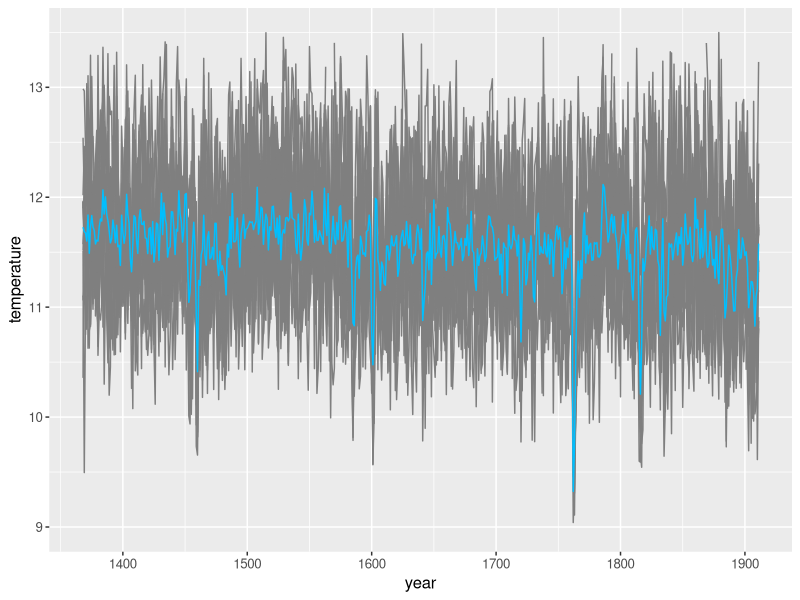

Here is the R script that generated this plot:

#Data1 Hong Kong
#Data2 Shanghai
#Data3 Beijing

Data1 <- read.csv("./a1.csv", row.names=1)
Data2 <- read.csv("./a2.csv", row.names=1)
Data3 <- read.csv("./a3.csv", row.names=1)


#Beijing
Data <- Data3 #Plot Shanghai or hong kong just change it to Data2 or Data1

haa <- matrix(0, nrow = 13, ncol = 600)

for (k in 1:13) {
  for (i in 1:600) {
    idx <- (-9):(2) + 12 * i
    haa[k, i] <- rowMeans(Data[k, idx] - 273)
  }
}

haave <- colMeans(haa)
haave1 <- as.vector(haa)


#ggplot LME 

library(ggplot2)

dfp<-data.frame(
  data1=haa[1,],
  data2=haa[2,],
  data3=haa[3,],
  data4=haa[4,],
  data5=haa[5,],
  data6=haa[6,],
  data7=haa[7,],
  data8=haa[8,],
  data9=haa[9,],
  data10=haa[10,],
  data11=haa[11,],
  data12=haa[12,],
  data13=haa[13,],
  dataave=haave,
  Year=c(1350:1949)
)

#Figure3(a), Yearly temperature time series data from 13 LME simulations 
#(This show Bejing, for Shanghai and Hong Kong, edit line 73-75)

#jpeg("~/Downloads/lmetime63.png",width=6,height=3, res=300, units = "in")
      print(
      ggplot(data=dfp[19:562,], aes(x=Year)) +
  geom_line(aes(y=data1,col="data1"))+
  geom_line(aes(y=data2,col="data2"))+
  geom_line(aes(y=data3,col="data3"))+
  geom_line(aes(y=data4,col="data4"))+
  geom_line(aes(y=data5,col="data5"))+
  geom_line(aes(y=data6,col="data6"))+
  geom_line(aes(y=data7,col="data7"))+
  geom_line(aes(y=data8,col="data8"))+
  geom_line(aes(y=data9,col="data9"))+
  geom_line(aes(y=data10,col="data10"))+
  geom_line(aes(y=data11,col="data11"))+
  geom_line(aes(y=data12,col="data12"))+
  geom_line(aes(y=data13,col="data13"))+
  geom_line(aes(y=dataave,col="average"))+
  scale_colour_manual("", values = c( "average"="deepskyblue")) +
  ylab("temperature")+
  xlab("year")+
  xlim(1368,1911)+
  ylim(9,13.5)+
# ylim(14,20) + #Shanghai
# ylim(21.5,25) + #Hong Kong
  theme(text=element_text(size=12), plot.title = element_text(hjust = 0.5), legend.title = element_text(),legend.position = "none")
      )
 #  dev.off()
